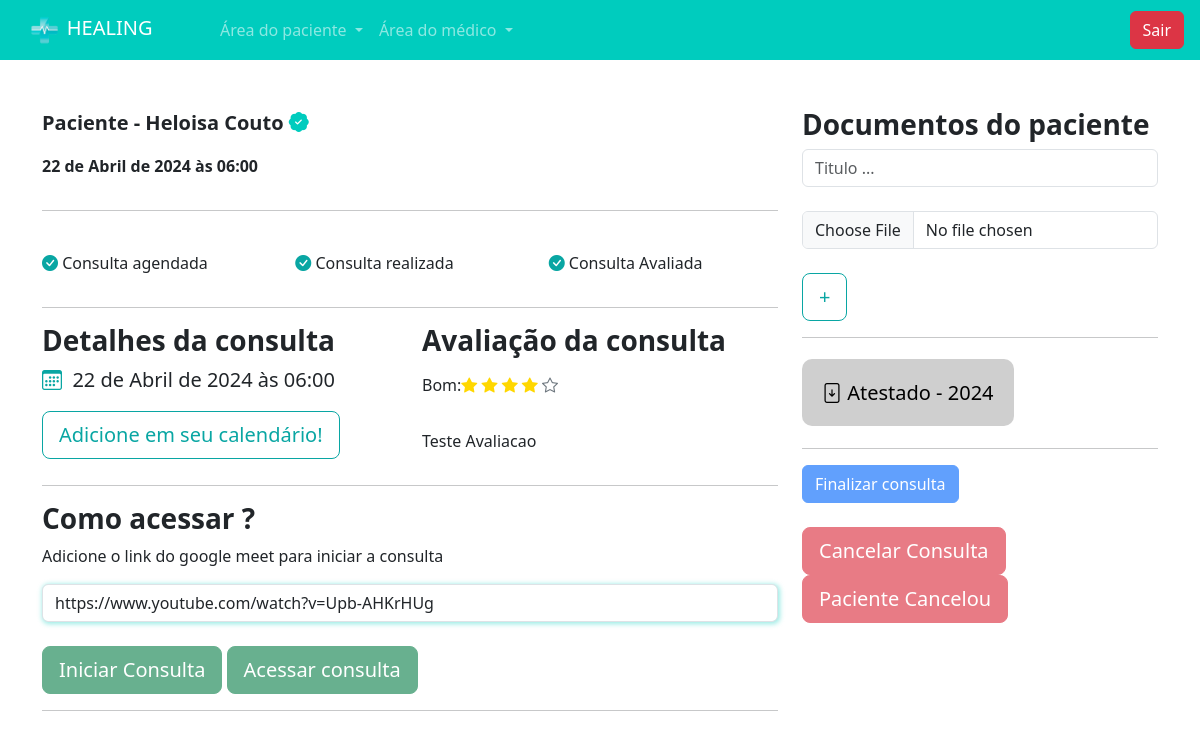
Page /medicos/consulta_area_medico/33/ (signed in) on the committed database.
### paciente/models.py (models this page shows, shortened)
class Consulta(models.Model):
    status_choices = (
        ('A', 'Agendada'),
        ('F', 'Finalizada'),
        ('C', 'Cancelada'),
        ('I', 'Iniciada'),
        ('S', 'Avaliada')
    )
    paciente = models.ForeignKey(User, on_delete=models.DO_NOTHING)
    data_aberta = models.ForeignKey(DatasAbertas, on_delete=models.DO_NOTHING)
    status = models.CharField(max_length=1, choices=status_choices, default='A')
    link = models.URLField(null=True, blank=True)

class Avaliacoes(models.Model):
    consulta = models.ForeignKey(Consulta, on_delete=models.DO_NOTHING)
    comentario = models.CharField(max_length=250)
    avaliacao = models.IntegerField(choices=[(i, str(i)) for i in range(1, 6)])  # Avaliação de 1 a 5

class Documento(models.Model):
    consulta = models.ForeignKey(Consulta, on_delete=models.DO_NOTHING)
    titulo = models.CharField(max_length=30)
    documento = models.FileField(upload_to='documentos')

### medico/models.py (models this page shows, shortened)
class DatasAbertas(models.Model):
    data = models.DateTimeField()
    user = models.ForeignKey(User, on_delete=models.DO_NOTHING)
    agendado = models.BooleanField(default=False)

### medico/views.py (the view, shortened to what this page needs)
# urls.py: path('consulta_area_medico/<int:id_consulta>/', views.consulta_area_medico, name="consulta_area_medico"),
def consulta_area_medico(request, id_consulta):
    if not is_medico(request.user):
        messages.add_message(request, constants.WARNING, 'Somente médicos podem acessar essa página.')
        return redirect('/usuarios/sair')
    if request.method == "GET":
        consulta = Consulta.objects.get(id=id_consulta)
        documentos = Documento.objects.filter(consulta=consulta)
        avaliacoes = Avaliacoes.objects.filter(consulta_id=id_consulta)
        return render(request, 'consulta_area_medico.html', {'consulta': consulta, 'documentos': documentos, 'avaliacoes':avaliacoes, 'is_medico': is_medico(request.user)})

### medico/models.py (called while the page is built)
def is_medico(user):
    return DadosMedico.objects.filter(user=user).exists()

### medico/templates/consulta_area_medico.html (shortened to what this page needs)
{% extends "base.html" %}
{% load static %}
{% block 'head' %}
    <link rel="stylesheet" href="{% static 'medicos/css/abrir_horario.css' %}">
    <link rel="stylesheet" href="{% static 'usuarios/css/usuarios.css' %}">
    <link rel="stylesheet" href="{% static 'medicos/css/cadastro_medico.css' %}">
    <link rel="stylesheet" href="{% static 'pacientes/css/home.css' %}">
    <link rel="stylesheet" href="{% static 'pacientes/css/agendar_horario.css' %}">
    <link rel="stylesheet" href="https://cdn.jsdelivr.net/npm/bootstrap-icons@1.11.3/font/bootstrap-icons.min.css">
{% endblock 'head' %}
{% block 'body' %}
    {% include "partials/navbar.html" %}
    <br><br>
    <div class="container">
        <div class="row">
            <div class="col-md-8">
                <div class="row">
                    <div class="col-md">
                        <p style="font-size: 20px" class="p-bold">Paciente - {{consulta.paciente.get_full_name}} <i class="bi bi-patch-check-fill icon-main"></i></p>
                        <p class="p-bold">{{consulta.data_aberta.data}}</p>
                    </div>
                </div>
                <hr>
                <br>
                <div class="row">
                    <div class="col-md">
                        <p><i class="color-dark bi bi-check-circle-fill"></i> Consulta agendada</p>
                    </div>
                    <div class="col-md">
                        <p><i class="{% if consulta.status == 'F' or consulta.status == 'S' %}color-dark{% endif %} bi bi-check-circle-fill"></i> Consulta realizada</p>
                    </div>
                    <div class="col-md">
                        <p><i class="{% if consulta.status == 'S' %}color-dark{% endif %} bi bi-check-circle-fill"></i> Consulta Avaliada</p>
                    </div>
                </div>
                <hr>
                <div class="row">
                    <div class="col-md">
                        <h3 class="p-bold">Detalhes da consulta</h3>
                        <p style="font-size:20px"><i class="bi bi-calendar3 color-dark"></i>&nbsp {{consulta.data_aberta.data}}</p>
                        <a href="https://calendar.google.com" target="_blank" style="cursor-pointer" class="btn btn-dark-color-outline btn-lg">Adicione em seu calendário!</a>
                    </div>
                    {% if consulta.status == 'S'%}
                            {% for avaliacao in avaliacoes %}
                                <div class="col-md">
                                    <h3 class="p-bold">Avaliação da consulta</h3>
                                    <p> {%if avaliacao.avaliacao == 5 %}
                                            <div class="rating">
                                                <p>  <i class="bi bi-star-fill"></i> <i class="bi bi-star-fill"></i> <i class="bi bi-star-fill"></i>  <i class="bi bi-star-fill"></i> <i class="bi bi-star-fill"></i> </p><p>Excelente:  </p>
                                            </div>
                                        {% elif avaliacao.avaliacao == 4 %}
                                            <div class="rating">
                                                <p>  <i class="bi bi-star-fill"></i> <i class="bi bi-star-fill"></i> <i class="bi bi-star-fill"></i>  <i class="bi bi-star-fill"></i> <i class="bi bi-star"></i> </i> </p><p>Bom:  </p>
                                            </div>
                                        {% elif avaliacao.avaliacao == 3 %}
                                            <div class="rating">
                                               <p> <i class="bi bi-star-fill"></i> <i class="bi bi-star-fill"></i> <i class="bi bi-star-fill"></i> <i class="bi bi-star"></i> <i class="bi bi-star"></i> </i> </p><p>Regular:  </p>
                                            </div>
                                        {% elif avaliacao.avaliacao == 2 %}
                                            <div class="rating">
                                                <p>  <i class="bi bi-star-fill"></i> <i class="bi bi-star-fill"></i> <i class="bi bi-star"></i> <i class="bi bi-star"></i> <i class="bi bi-star"></i> </i> </p><p>Ruim:  </p>
                                            </div>
                                        {% elif avaliacao.avaliacao == 1 %}
                                            <div class="rating">
                                                <p>  <i class="bi bi-star-fill"> </i> <i class="bi bi-star"></i> <i class="bi bi-star"></i> <i class="bi bi-star"></i> <i class="bi bi-star"></i> </i> </p><p>Muito Ruim:  </p>
                                            </div>
                                        {% endif %}
                                    </p>
                                    <p>{{avaliacao.comentario}}</p>
                                </div>
                            {%  endfor %}
                    {% endif %}
                </div>
                <hr>
                <h3 class="p-bold">Como acessar ?</h3>
                <p>Adicione o link do google meet para iniciar a consulta</p>
                <form action="{% url 'consulta_area_medico' consulta.id %}" method="POST">{% csrf_token %}
                    <input type="text" name="link" class="form-control shadow-main-color" id="" placeholder="Link ..." value="{% if consulta.link %}{{consulta.link}}{% endif %}">
                    <br>
                    {% if consulta.status == 'A' %}
                        <input type="submit" class="btn btn-success btn-dark-color btn-lg" value="Iniciar Consulta">
                    {% else %}
                        <input type="submit" class="btn btn-success btn-dark-color btn-lg disabled" value="Iniciar Consulta">
                    {% endif %}
                    {% if consulta.status == 'I' and consulta.link %}
                         <a href="{{consulta.link}}" target="_blank" class="btn btn-success btn-dark-color btn-lg" >Acessar consulta</a>
                    {% else %}
                        <a href="{{consulta.link}}"  class="btn btn-success btn-dark-color btn-lg disabled" >Acessar consulta</a>
                    {% endif %}
                </form>
                <hr>
                <br>
                <br>
                <br>
                <br>
            </div>
            <div class="col-md">
                <h3 class="p-bold">Documentos do paciente</h3>
                <form action="{% url 'add_documento' consulta.id %}" method="POST" enctype="multipart/form-data">{% csrf_token %}
                    <input type="text" name="titulo" class="form-control" placeholder="Titulo ...">
                    <br>
                    <input type="file" name="documento" class="form-control">
                    <br>
                    <input type="submit" class="btn btn-dark-color-outline btn-lg" value="+">
                </form>
                <hr>
                <br>
                {% for documento in documentos%}
                    <a href="{{documento.documento.url}}" target="_blank" class="link documentos"><i class="bi bi-file-arrow-down"></i> {{documento.titulo}} - {{documento.consulta.data_aberta.data.year}}</a>
                {% endfor %}
                <br><br>
                <hr>
                {% if consulta.status == 'I' %}
                    <a href="{% url 'finalizar_consulta' consulta.id %}" class="btn btn-primary" >Finalizar consulta</a>
                {% else %}
                    <a href="{% url 'finalizar_consulta' consulta.id %}" class="btn btn-primary disabled" >Finalizar consulta</a>
                {% endif %}
                <br><br>
                {% if consulta.status == 'A' %}
                    <a href="{% url 'cancelar_consulta_med2' consulta.id %}" class="btn btn-danger btn-lg" >Cancelar Consulta</a>
                {% else %}
                    <a href="{% url 'cancelar_consulta_med2' consulta.id %}" class="btn btn-danger btn-lg disabled" >Cancelar Consulta</a>
                {% endif %}
                {% if consulta.status == 'A' %}
                    <a href="{% url 'cancelar_consulta_med2' consulta.id %}" class="btn btn-danger btn-lg" >Paciente Cancelou</a>
                {% else %}
                    <a href="{% url 'cancelar_consulta_med2' consulta.id %}" class="btn btn-danger btn-lg disabled" >Paciente Cancelou</a>
                {% endif %}
            </div>
        </div>
    </div>
{% endblock 'body' %}

### templates/static/geral/css/base.css (style rules this page uses)
:root { --main-color: #00CCBE; --dark-color: #09A6A3; --contrast-color: #FFD686; }
.p-bold { font-weight: bold; }
.color-dark { color: var(--dark-color); }

### templates/static/usuarios/css/usuarios.css (style rules this page uses)
.btn-dark-color { background-color: var(--dark-color); color: white; }
.btn-dark-color-outline { border: 1px solid var(--dark-color); color: var(--dark-color) }

### templates/static/medicos/css/cadastro_medico.css (style rules this page uses)
.shadow-main-color { box-shadow: 1px 1px 5px 1px rgba(0, 204, 190,.4); }

### templates/static/pacientes/css/home.css (style rules this page uses)
.icon-main { color: var(--main-color); }
.link { text-decoration: none; }
.documentos { background-color: #cfcfcf; color: black; padding: 20px; border-radius: 10px; font-size: 20px; }
.rating .bi.bi-star-fill { color: #FFD700; }
.rating .bi.bi-star { color: #6c757d; }

### templates/static/pacientes/css/agendar_horario.css (style rules this page uses)
.rating { display: inline-flex; flex-direction: row-reverse; }
.rating .bi.bi-star-fill { color: #FFD700; }
.rating .bi.bi-star { color: #6c757d; }

### rows in the picture
Consulta: paciente.get_full_name "Heloisa Couto", data_aberta.data "22 de Abril de 2024 às 06:00", link "https://www.youtube.com/watch?v=Upb-AHKrHUg"
Avaliacoes: avaliacao 4 (drawn), shows "Bom:", comentario "Teste Avaliacao"
Documento: titulo "Atestado", consulta.data_aberta.data.year "2024"
